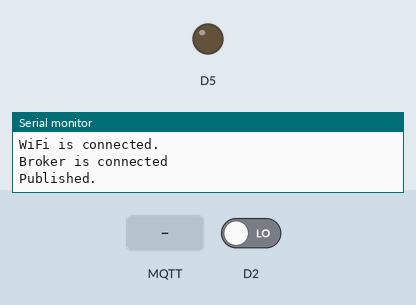
Simulated run of this sketch. Board: ESP8266 (NodeMCU). Shown: output pins drawn as LEDs (lit = HIGH), the last lines printed to the serial monitor. The test bench sets the inputs (shaded band); at power-on: D2 LOW. WiFi joins after 1.5 s; servers stay silent unless stated; no MQTT or app messages arrive unless stated.

Above: at 2.7 s.
2.8 s: MQTT message "1" arrives on the first subscribed topic
At 3.4 s:
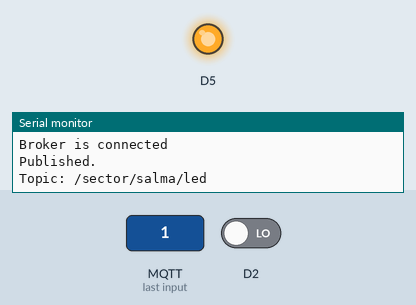
4.3 s: MQTT message "0" arrives on the first subscribed topic
At 4.6 s:
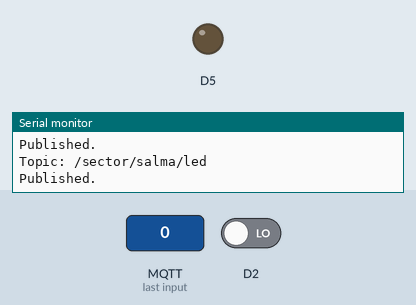
Timing chart, 0 to 7.3 s (numbered marks = the images above; inputs shaded):
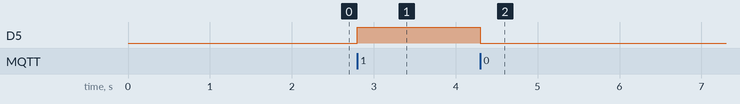

The sketch:

sketch_jan29a.ino
```cpp
#include <PubSubClient.h>
#include <ESP8266WiFi.h>

#define  ssid "mywifi"
#define pass "1234"
#define broker "broker.emqx.io"
#define port 1883

long long int threshold;
char data[100];
int irState = 0;

WiFiClient wiclient;
PubSubClient client(wiclient);

void callback (char* topic, byte* payload, unsigned int length){
  Serial.print("Topic: ");
  Serial.println(topic);
  for(int i = 0; i<length; i++){
    data[i] = (char)payload[i];
  }
  Serial.println();
}

void setup() {
  // put your setup code here, to run once:
  Serial.begin(9600);
  WiFi.begin(ssid, pass);
  while(WiFi.status() != WL_CONNECTED){
    Serial.println("Connecting to wifi...");
    Serial.print("WiFi status: ");
    Serial.println(WiFi.status());
  }
  Serial.println("WiFi is connected.");

  pinMode(D5, OUTPUT);
  pinMode(D1, INPUT);

  client.setCallback(callback);
  client.setServer(broker, port);

  while(!client.connect("Secb5salma")){
    Serial.println("Connecting to broker...");
  }
  Serial.println("Broker is connected");
  client.subscribe("/sector/salma/led");
  threshold = millis();
}


void loop() {
  // put your main code here, to run repeatedly:
  client.loop();

  if(data[0] == '1'){
    digitalWrite(D5, HIGH);
  }
  else{
    digitalWrite(D5, LOW);
  }

  irState = digitalRead(D2);

  if(millis()- threshold >= 1000 && irState == 0){
    while(!client.publish("/sector/salma/ir", "1")){
       Serial.println("Publishing...");
    }
    Serial.println("Published.");
    threshold = millis();
  }
  else if(millis()- threshold >= 1000 && irState == 1){
    while(!client.publish("/sector/salma/ir", "0")){
       Serial.println("Publishing...");
    }
    Serial.println("Published.");
    threshold = millis();
  }
}
```

Measured:
- after the input at 2.8 s, D5: LOW → HIGH at once
- after the input at 4.3 s, D5: HIGH → LOW at once
